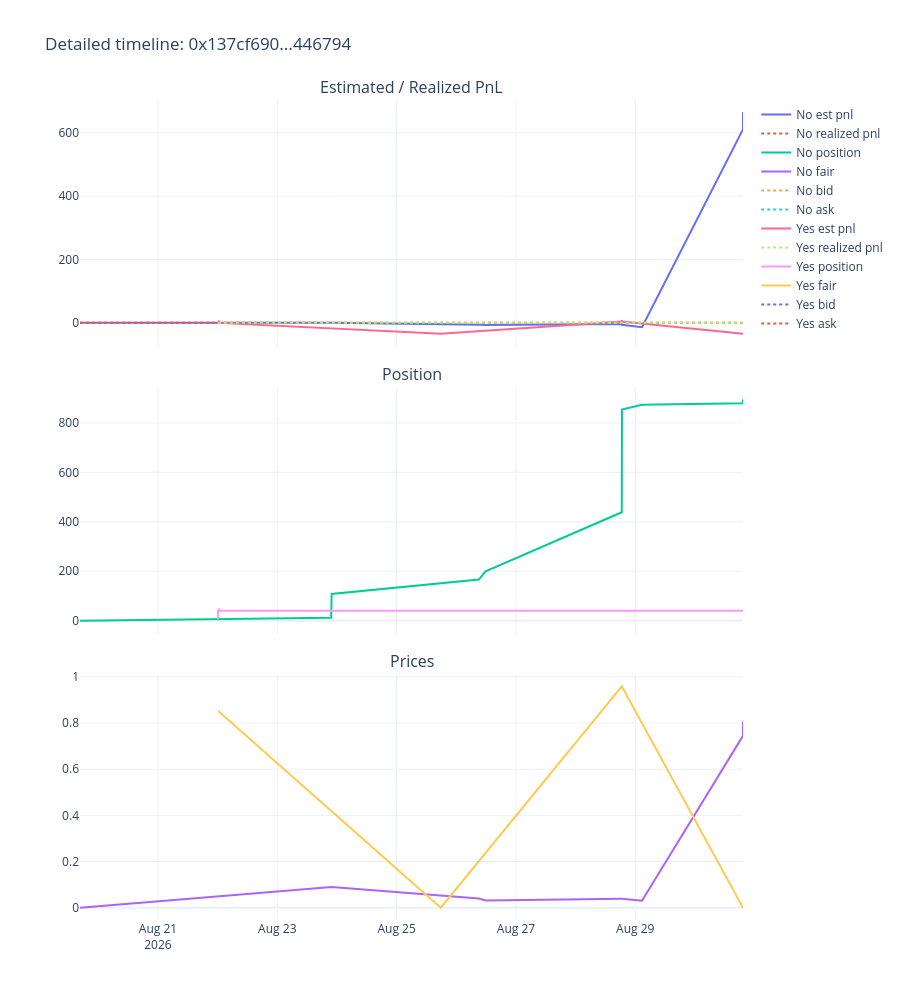

Here is the notebook cell this chart was saved with:
### Code cell
timeline = events[events['row_type'] == 'stats'][['dt', 'token_id', 'outcome', 'position_after', 'realized_pnl', 'est_pnl', 'best_bid', 'best_ask', 'fair_price', 'vwap5m', 'vwap15m', 'vwap1h']].copy()
timeline = timeline.sort_values(['dt', 'token_id']).reset_index(drop=True)

fig = make_subplots(rows=3, cols=1, shared_xaxes=True, vertical_spacing=0.05,
                     subplot_titles=('Estimated / Realized PnL', 'Position', 'Prices'))

for token_id, grp in timeline.groupby('token_id', sort=False):
    label = grp['outcome'].iloc[0]
    fig.add_trace(go.Scatter(x=grp['dt'], y=grp['est_pnl'], name=f'{label} est pnl', mode='lines'), row=1, col=1)
    fig.add_trace(go.Scatter(x=grp['dt'], y=grp['realized_pnl'], name=f'{label} realized pnl', mode='lines', line=dict(dash='dot')), row=1, col=1)
    fig.add_trace(go.Scatter(x=grp['dt'], y=grp['position_after'], name=f'{label} position', mode='lines'), row=2, col=1)
    fig.add_trace(go.Scatter(x=grp['dt'], y=grp['fair_price'], name=f'{label} fair', mode='lines'), row=3, col=1)
    fig.add_trace(go.Scatter(x=grp['dt'], y=grp['best_bid'], name=f'{label} bid', mode='lines', line=dict(dash='dot')), row=3, col=1)
    fig.add_trace(go.Scatter(x=grp['dt'], y=grp['best_ask'], name=f'{label} ask', mode='lines', line=dict(dash='dot')), row=3, col=1)

fig.update_layout(height=1000, template='plotly_white', title=f'Detailed timeline: {best_cid[:10]}...{best_cid[-6:]}')
fig.show()

### Figure 1 — Plotly figure (JSON) as saved in the notebook; plotly's stock layout.template omitted (floating-point values rounded to 4 significant figures)
{"data": [{"mode": "lines", "name": "No est pnl", "type": "scatter", "x": ["2026-08-19T16:37:58", "2026-08-23T21:40:25", "2026-08-23T21:51:06", "2026-08-26T09:02:00", "2026-08-26T11:47:34", "2026-08-28T18:33:48", "2026-08-28T18:33:52", "2026-08-28T18:34:09", "2026-08-28T18:34:15", "2026-08-28T18:38:25", "2026-08-29T02:41:13", "2026-08-30T19:18:04", "2026-08-30T19:18:27", "2026-08-30T19:19:21"], "xaxis": "x", "y": [0.0, 0.0, 0.0, -5.611, -7.076, -3.929, 1.767, 3.04, 8.513, -6.263, -13.9, 605.5, 610.2, 664.5], "yaxis": "y"}, {"line": {"dash": "dot"}, "mode": "lines", "name": "No realized pnl", "type": "scatter", "x": ["2026-08-19T16:37:58", "2026-08-23T21:40:25", "2026-08-23T21:51:06", "2026-08-26T09:02:00", "2026-08-26T11:47:34", "2026-08-28T18:33:48", "2026-08-28T18:33:52", "2026-08-28T18:34:09", "2026-08-28T18:34:15", "2026-08-28T18:38:25", "2026-08-29T02:41:13", "2026-08-30T19:18:04", "2026-08-30T19:18:27", "2026-08-30T19:19:21"], "xaxis": "x", "y": [0.0, 0.0, 0.0, 0.0, 0.0, 0.0, 0.0, 0.0, 0.0, 0.0, 0.0, 0.0, 0.0, 0.0], "yaxis": "y"}, {"mode": "lines", "name": "No position", "type": "scatter", "x": ["2026-08-19T16:37:58", "2026-08-23T21:40:25", "2026-08-23T21:51:06", "2026-08-26T09:02:00", "2026-08-26T11:47:34", "2026-08-28T18:33:48", "2026-08-28T18:33:52", "2026-08-28T18:34:09", "2026-08-28T18:34:15", "2026-08-28T18:38:25", "2026-08-29T02:41:13", "2026-08-30T19:18:04", "2026-08-30T19:18:27", "2026-08-30T19:19:21"], "xaxis": "x2", "y": [0.0, 12.0, 108.0, 166.5, 199.5, 438.5, 490.8, 564.9, 701.9, 854.5, 873.5, 879.5, 885.5, 895.5], "yaxis": "y2"}, {"mode": "lines", "name": "No fair", "type": "scatter", "x": ["2026-08-19T16:37:58", "2026-08-23T21:40:25", "2026-08-23T21:51:06", "2026-08-26T09:02:00", "2026-08-26T11:47:34", "2026-08-28T18:33:48", "2026-08-28T18:33:52", "2026-08-28T18:34:09", "2026-08-28T18:34:15", "2026-08-28T18:38:25", "2026-08-29T02:41:13", "2026-08-30T19:18:04", "2026-08-30T19:18:27", "2026-08-30T19:19:21"], "xaxis": "x3", "y": [0.0, 0.09, 0.09, 0.04, 0.031, 0.03885, 0.03885, 0.03885, 0.03885, 0.03885, 0.02992, 0.739, 0.7444, 0.8066], "yaxis": "y3"}, {"line": {"dash": "dot"}, "mode": "lines", "name": "No bid", "type": "scatter", "x": ["2026-08-19T16:37:58", "2026-08-23T21:40:25", "2026-08-23T21:51:06", "2026-08-26T09:02:00", "2026-08-26T11:47:34", "2026-08-28T18:33:48", "2026-08-28T18:33:52", "2026-08-28T18:34:09", "2026-08-28T18:34:15", "2026-08-28T18:38:25", "2026-08-29T02:41:13", "2026-08-30T19:18:04", "2026-08-30T19:18:27", "2026-08-30T19:19:21"], "xaxis": "x3", "y": [NaN, NaN, NaN, NaN, NaN, NaN, NaN, NaN, NaN, NaN, NaN, NaN, NaN, NaN], "yaxis": "y3"}, {"line": {"dash": "dot"}, "mode": "lines", "name": "No ask", "type": "scatter", "x": ["2026-08-19T16:37:58", "2026-08-23T21:40:25", "2026-08-23T21:51:06", "2026-08-26T09:02:00", "2026-08-26T11:47:34", "2026-08-28T18:33:48", "2026-08-28T18:33:52", "2026-08-28T18:34:09", "2026-08-28T18:34:15", "2026-08-28T18:38:25", "2026-08-29T02:41:13", "2026-08-30T19:18:04", "2026-08-30T19:18:27", "2026-08-30T19:19:21"], "xaxis": "x3", "y": [NaN, NaN, NaN, NaN, NaN, NaN, NaN, NaN, NaN, NaN, NaN, NaN, NaN, NaN], "yaxis": "y3"}, {"mode": "lines", "name": "Yes est pnl", "type": "scatter", "x": ["2026-08-22T00:07:09", "2026-08-22T00:07:09", "2026-08-22T00:07:13", "2026-08-22T00:25:52", "2026-08-22T00:25:52", "2026-08-22T00:25:52", "2026-08-22T00:26:10", "2026-08-22T00:26:10", "2026-08-22T00:27:10", "2026-08-25T17:44:52", "2026-08-28T18:33:52", "2026-08-30T19:18:04"], "xaxis": "x", "y": [-0.0885, 1.578, -0.0885, -0.0885, 0.311, 0.5405, 1.272, 8.233, -0.0885, -34.18, 4.279, -34.18], "yaxis": "y"}, {"line": {"dash": "dot"}, "mode": "lines", "name": "Yes realized pnl", "type": "scatter", "x": ["2026-08-22T00:07:09", "2026-08-22T00:07:09", "2026-08-22T00:07:13", "2026-08-22T00:25:52", "2026-08-22T00:25:52", "2026-08-22T00:25:52", "2026-08-22T00:26:10", "2026-08-22T00:26:10", "2026-08-22T00:27:10", "2026-08-25T17:44:52", "2026-08-28T18:33:52", "2026-08-30T19:18:04"], "xaxis": "x", "y": [0.0, 0.0, 0.0, 0.0, 0.0, 0.0, 0.0, 0.0, 0.0, 0.0, 0.0, 0.0], "yaxis": "y"}, {"mode": "lines", "name": "Yes position", "type": "scatter", "x": ["2026-08-22T00:07:09", "2026-08-22T00:07:09", "2026-08-22T00:07:13", "2026-08-22T00:25:52", "2026-08-22T00:25:52", "2026-08-22T00:25:52", "2026-08-22T00:26:10", "2026-08-22T00:26:10", "2026-08-22T00:27:10", "2026-08-25T17:44:52", "2026-08-28T18:33:52", "2026-08-30T19:18:04"], "xaxis": "x2", "y": [5.91, 21.91, 40.03, 40.5, 40.77, 41.17, 49.82, 49.95, 40.11, 40.11, 40.11, 40.11], "yaxis": "y2"}, {"mode": "lines", "name": "Yes fair", "type": "scatter", "x": ["2026-08-22T00:07:09", "2026-08-22T00:07:09", "2026-08-22T00:07:13", "2026-08-22T00:25:52", "2026-08-22T00:25:52", "2026-08-22T00:25:52", "2026-08-22T00:26:10", "2026-08-22T00:26:10", "2026-08-22T00:27:10", "2026-08-25T17:44:52", "2026-08-28T18:33:52", "2026-08-30T19:18:04"], "xaxis": "x3", "y": [0.85, 0.85, 0.85, 0.85, 0.85, 0.85, 0.85, 0.85, 0.85, 0.0, 0.9589, 0.0], "yaxis": "y3"}, {"line": {"dash": "dot"}, "mode": "lines", "name": "Yes bid", "type": "scatter", "x": ["2026-08-22T00:07:09", "2026-08-22T00:07:09", "2026-08-22T00:07:13", "2026-08-22T00:25:52", "2026-08-22T00:25:52", "2026-08-22T00:25:52", "2026-08-22T00:26:10", "2026-08-22T00:26:10", "2026-08-22T00:27:10", "2026-08-25T17:44:52", "2026-08-28T18:33:52", "2026-08-30T19:18:04"], "xaxis": "x3", "y": [NaN, NaN, NaN, NaN, NaN, NaN, NaN, NaN, NaN, NaN, NaN, NaN], "yaxis": "y3"}, {"line": {"dash": "dot"}, "mode": "lines", "name": "Yes ask", "type": "scatter", "x": ["2026-08-22T00:07:09", "2026-08-22T00:07:09", "2026-08-22T00:07:13", "2026-08-22T00:25:52", "2026-08-22T00:25:52", "2026-08-22T00:25:52", "2026-08-22T00:26:10", "2026-08-22T00:26:10", "2026-08-22T00:27:10", "2026-08-25T17:44:52", "2026-08-28T18:33:52", "2026-08-30T19:18:04"], "xaxis": "x3", "y": [NaN, NaN, NaN, NaN, NaN, NaN, NaN, NaN, NaN, NaN, NaN, NaN], "yaxis": "y3"}], "layout": {"annotations": [{"font": {"size": 16}, "showarrow": false, "text": "Estimated / Realized PnL", "x": 0.5, "xanchor": "center", "xref": "paper", "y": 1, "yanchor": "bottom", "yref": "paper"}, {"font": {"size": 16}, "showarrow": false, "text": "Position", "x": 0.5, "xanchor": "center", "xref": "paper", "y": 0.65, "yanchor": "bottom", "yref": "paper"}, {"font": {"size": 16}, "showarrow": false, "text": "Prices", "x": 0.5, "xanchor": "center", "xref": "paper", "y": 0.3, "yanchor": "bottom", "yref": "paper"}], "height": 1000, "title": {"text": "Detailed timeline: 0x137cf690...446794"}, "xaxis": {"anchor": "y", "domain": [0, 1], "matches": "x3", "showticklabels": false}, "xaxis2": {"anchor": "y2", "domain": [0, 1], "matches": "x3", "showticklabels": false}, "xaxis3": {"anchor": "y3", "domain": [0, 1]}, "yaxis": {"anchor": "x", "domain": [0.7, 1]}, "yaxis2": {"anchor": "x2", "domain": [0.35, 0.65]}, "yaxis3": {"anchor": "x3", "domain": [0, 0.3]}}}
